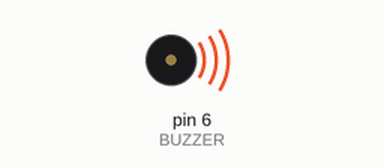
The sketch below on a simulated Arduino Nano, built with avr-gcc and run on an emulated ATmega328P. Parts: buzzer (waves = sounding).

Above: at 0.2 s.
At 6.66 s:
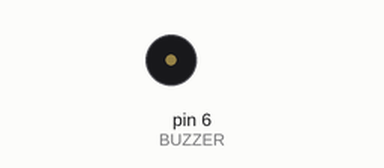
Timing chart, 0 to 10.1 s (numbered marks = the images above):
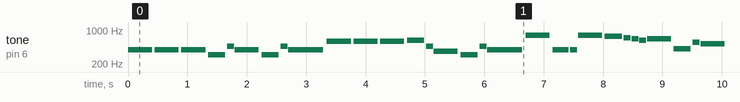

Measured:
- by itself, tone on pin 6 (BUZZER): plays 392 Hz for 0.41 s, 392 Hz for 0.41 s, 392 Hz for 0.41 s, 311 Hz for 0.29 s, 466 Hz for 0.12 s, 392 Hz for 0.41 s … (330 notes in this stretch)

The sketch:

buzzer_imperial_march.ino
```cpp
// Arduino Nano: Imperial March (short recognizable theme)
// Passive buzzer: GND -> GND, VCC -> 5V, I/O -> D6
// Active buzzers cannot reproduce different pitches.

const byte BUZZER = 6;
struct Note { int hz; int ms; };

const Note melody[] = {
  {392, 450}, {392, 450}, {392, 450},
  {311, 320}, {466, 130}, {392, 450},
  {311, 320}, {466, 130}, {392, 650},
  {587, 450}, {587, 450}, {587, 450},
  {622, 320}, {466, 130}, {370, 450},
  {311, 320}, {466, 130}, {392, 650},
  {784, 450}, {392, 300}, {392, 130},
  {784, 450}, {740, 320}, {698, 130},
  {659, 130}, {622, 130}, {659, 450},
  {415, 320}, {554, 130}, {523, 450},
  {494, 320}, {466, 130}, {440, 450},
  {466, 320}, {311, 130}, {370, 450},
  {311, 320}, {466, 130}, {392, 650}
};

void setup() {
  pinMode(BUZZER, OUTPUT);
}

void loop() {
  for (unsigned int i = 0; i < sizeof(melody) / sizeof(melody[0]); ++i) {
    tone(BUZZER, melody[i].hz, melody[i].ms * 9 / 10);
    delay(melody[i].ms);
    noTone(BUZZER);
  }
  delay(2500);
}
```
